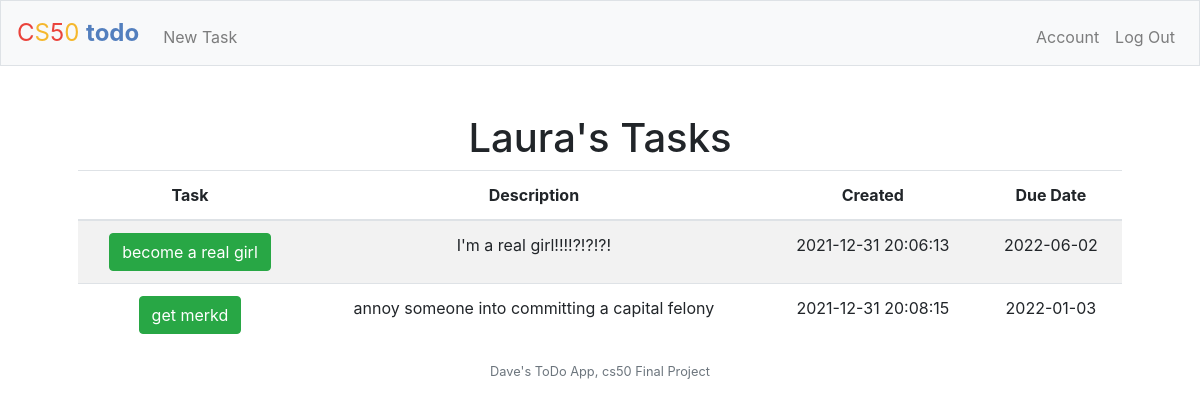
Screenshot of / (signed in) with the database file from the repository.
### tables this page shows
CREATE TABLE users (
	id		INTEGER,
	username	TEXT NOT NULL,
	hash		TEXT NOT NULL,
	email		TEXT NOT NULL,
	created		TEXT NOT NULL,
	PRIMARY KEY(id)
);

CREATE TABLE tasks (
	id		INTEGER,
	title		TEXT NOT NULL,
	desc		TEXT,
	created		TEXT NOT NULL,
	due		TEXT,
	isdone		INTEGER NOT NULL DEFAULT 0,
	isdeleted	INTEGER NOT NULL DEFAULT 0,
	userid		INTEGER NOT NULL,
	FOREIGN KEY(userid) REFERENCES users(id),	
	PRIMARY KEY(id)
);

### app.py (the view)
@app.route("/", methods=["GET", "POST"])
@login_required
def index():
    if request.method == "POST":
        if not request.form.get("isdone"):
          return apology("error", 404)
        else:
            title = request.form.get("isdone")
            db.execute(
                "UPDATE tasks SET isdone = 1 WHERE title = ?",
                title)
            tasks = db.execute(
                "SELECT title, desc, created, due \
                FROM tasks \
                WHERE isdone = 0 AND isdeleted = 0 AND userid = ?",
                session["user_id"])
            user = db.execute(
                "SELECT username FROM users WHERE id = ?", session["user_id"])
            name = user[0]["username"]
            return render_template("index.html", user=name, tasks=tasks)
    else:
        if "user_id" not in session:
            session["user_id"] = []
        user = db.execute(
            "SELECT username FROM users WHERE id = ?", session["user_id"])
        name = user[0]["username"]
        tasks = db.execute(
            "SELECT title, desc, created, due \
            FROM tasks \
            WHERE isdone = FALSE AND isdeleted = FALSE AND userid = ?",
            session["user_id"])
        return render_template("index.html", user=name, tasks=tasks)

### app.py (called while the page is built)
@app.after_request
def after_request(response):
    response.headers["Cache-Control"] = "no-cache, no-store, must-revalidate"
    response.headers["Expires"] = 0
    response.headers["Pragma"] = "no-cache"
    return response

### helpers.py (called while the page is built)
def login_required(f):
    @wraps(f)
    def decorated_function(*args, **kwargs):
        if session.get("user_id") is None:
            return redirect("/login")
        return f(*args, **kwargs)
    return decorated_function

### templates/index.html (shortened to what this page needs)
{% extends "layout.html" %}
{% block main %}
<h1>{{ user }}'s Tasks</h1>
    <table class="table table-striped">
        <thead>
            <tr>
                <th>Task</th>
                <th>Description</th>
                <th>Created</th>
                <th>Due Date</th>
            </tr>
        </thead>
        <tbody>
            {% for task in tasks %}
            <tr>
                <td>
                    <form action="/" method="post">
                        <input class="btn btn-success" id="isdone" name="isdone"
                               type="submit" value="{{task.title}}"></input>
                    </form>
                </td>
                <td>{{ task.desc }}</td>
                <td>{{ task.created }}</td>
                <td>{{ task.due }}</td>
            </tr>
            {% endfor %}
        </tbody>
{% endblock %}

### rows the page displays
users: username "Laura"
tasks: isdone "become a real girl", desc "I'm a real girl!!!!?!?!?!", created "2021-12-31 20:06:13", due "2022-06-02"
tasks: isdone "get merkd", desc "annoy someone into committing a capital felony", created "2021-12-31 20:08:15", due "2022-01-03"
